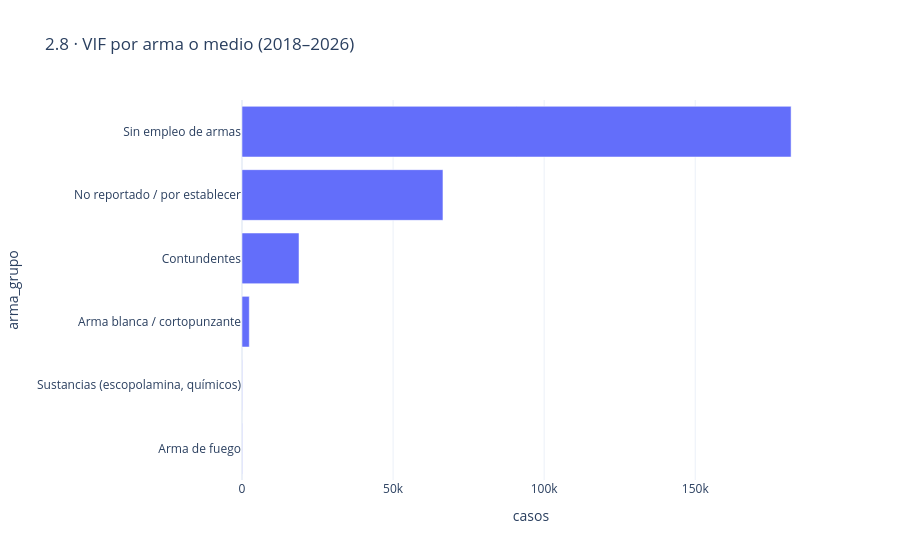

The notebook cell saved with this chart:
### Markdown cell above
## 2.8 Arma o medio empleado

### Code cell
arma = vif.groupby("arma_grupo", as_index=False)["casos"].sum().sort_values("casos")
px.bar(arma, x="casos", y="arma_grupo", orientation="h", title="2.8 · VIF por arma o medio (2018–2026)")

### Figure 1 — Plotly figure (JSON) as saved in the notebook; plotly's stock layout.template omitted (floating-point values rounded to 4 significant figures)
{"data": [{"hovertemplate": "casos=%{x}<br>arma_grupo=%{y}<extra></extra>", "legendgroup": "", "marker": {"color": "#636efa", "pattern": {"shape": ""}}, "name": "", "orientation": "h", "showlegend": false, "textposition": "auto", "type": "bar", "x": [91, 91, 2413, 18866, 66509, 181728], "xaxis": "x", "y": ["Arma de fuego", "Sustancias (escopolamina, químicos)", "Arma blanca / cortopunzante", "Contundentes", "No reportado / por establecer", "Sin empleo de armas"], "yaxis": "y"}], "layout": {"barmode": "relative", "legend": {"tracegroupgap": 0}, "title": {"text": "2.8 · VIF por arma o medio (2018–2026)"}, "xaxis": {"anchor": "y", "domain": [0, 1], "title": {"text": "casos"}}, "yaxis": {"anchor": "x", "domain": [0, 1], "title": {"text": "arma_grupo"}}}}
